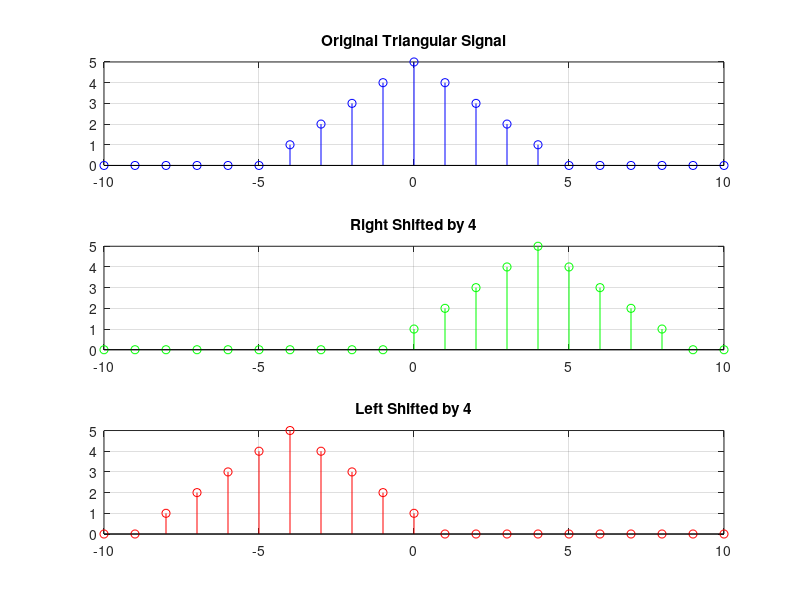

MATLAB code for this plot:
clc; clear all;

n = -10:1:10;
x = max(0, 5 - abs(n)); % Triangular signal

k = 4; % Right shift
y_right = [zeros(1,k), x(1:end-k)];

k2 = 4; % Left shift
y_left = [x(k2+1:end), zeros(1,k2)];

subplot(3,1,1); 
stem(n, x, 'b'); 
title('Original Triangular Signal'); 
grid on;

subplot(3,1,2); 
stem(n, y_right, 'g');
title('Right Shifted by 4');
grid on;

subplot(3,1,3); 
stem(n, y_left, 'r'); 
title('Left Shifted by 4'); 
grid on;
